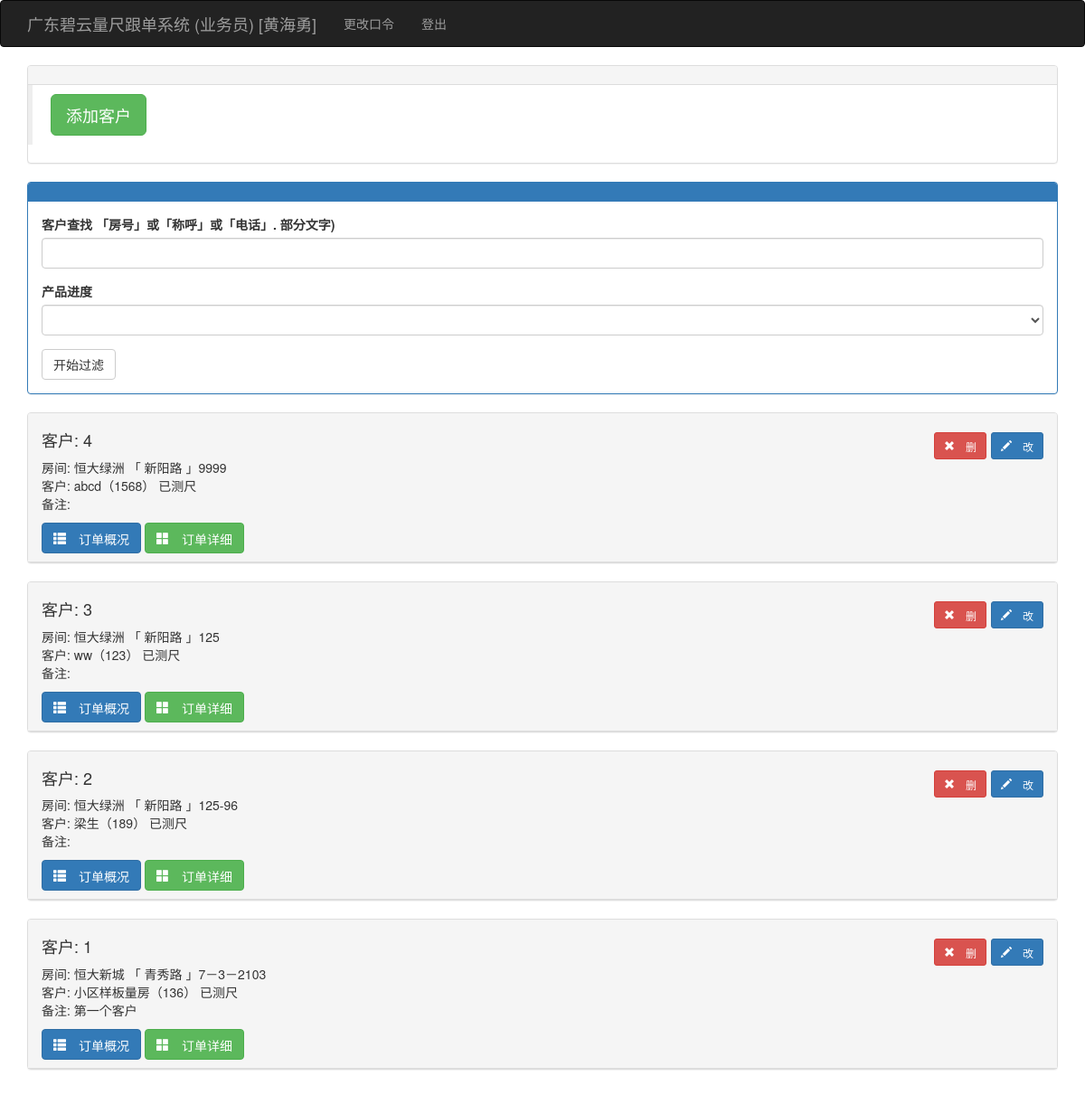
Page /kehulist (signed in) on the committed database.
### app/models.py (models this page shows, shortened)
class User(UserMixin, db.Model):
    __tablename__ = 'users'
    id = db.Column(db.Integer, primary_key=True)
    user = db.Column(db.String(64), unique=True, index=True)
    pin = db.Column(db.String(64))
    username = db.Column(db.String(64))
    tel = db.Column(db.String(32))
    role = db.Column(db.String(64))
    isuse = db.Column(db.Boolean, default=False)
    beizhu = db.Column(db.String(64))
    kehus = db.relationship('Kehu', backref='user', lazy='dynamic')
    @login_manager.user_loader
    def load_user(user_id):
        return User.query.get(int(user_id))

class Kehu(db.Model):
    __tablename__ = 'kehus'
    id = db.Column(db.Integer, primary_key=True)
    user_id = db.Column(db.Integer, db.ForeignKey('users.id'))
    xiaoqu_id = db.Column(db.Integer, db.ForeignKey('xiaoqus.id'))
    fangjian = db.Column(db.String(64))
    chenghu = db.Column(db.String(64))
    tel = db.Column(db.String(64))
    zje = db.Column(db.Float)
    beizhu = db.Column(db.String(64))
    status = db.Column(db.Integer, default=1)  # 1已测尺、2已下单、3已安装、4已清款
    time0 = db.Column(db.DateTime(), default=datetime.utcnow)
    time1 = db.Column(db.DateTime())
    time2 = db.Column(db.DateTime())
    time3 = db.Column(db.DateTime())
    dingdans = db.relationship('Dingdan', backref='kehu', lazy='dynamic')

class Xiaoqu(db.Model):
    __tablename__ = 'xiaoqus'
    id = db.Column(db.Integer, primary_key=True)
    xiaoqu = db.Column(db.String(64), unique=True, index=True)
    dizhi = db.Column(db.String(100))
    beizhu = db.Column(db.String(128))
    kehus = db.relationship('Kehu', backref='xiaoqu', lazy='dynamic')

### app/main/views.py (the view)
@main.route('/kehulist', methods=['GET', 'POST'])
@login_required
def kehulist():
    if current_user.role != '业务员':
        return redirect(url_for('main.index'))
    form = FindkhForm()
    user = current_user._get_current_object()
    if form.validate_on_submit():
        session['infostring'] = form.infostring.data
        session['status'] = form.status.data
        return redirect(url_for('main.kehulist'))
    if session.get('infostring') != None:
        infostring = '%' + session.get('infostring') + '%'
    else:
        infostring = '%'
    prewhere = session.get('infostring')
    status = session.get('status', 0)
    kehus = Kehu.query.filter(Kehu.user == current_user._get_current_object()).filter(
        or_(Kehu.fangjian.like(infostring), Kehu.chenghu.like(infostring),
            Kehu.tel.like(infostring))).order_by(Kehu.id.desc())  # .order_by(Guke.outtime.desc())
    form.infostring.data = session.get('infostring', '')
    form.status.data = status
    return render_template('kehulist.html', kehus=kehus, form=form, prewhere=prewhere, status=status)  # ,

### app/main/forms.py
class FindkhForm(FlaskForm):
    infostring = StringField('客户查找 「房号」或「称呼」或「电话」. 部分文字)')
    status = SelectField('产品进度', coerce=int)
    submit = SubmitField('开始过滤')
    def __init__(self, *args, **kwargs):
        super(FindkhForm, self).__init__(*args, **kwargs)
        self.status.choices = [(0, ''), (1, '已量尺'), (2, '已下单'), (3, '已订货'), (6, '已收货'),
                               (7, '安装中'), (8, '安装完成'), (9, '已清款')]  #, (4, '已入库'), (5, '已发货')

### manage.py (called while the page is built)
def set_var(var):  # 设置全局变量
    global_var[0] = var
    return ""

def get_var():  # 获取全局变量
    return global_var[0]

### app/templates/kehulist.html (shortened to what this page needs)
{% extends "base.html" %}
{% import "bootstrap/wtf.html" as wtf %}
{% block page_content %}
    <div class="panel panel-default">
        <div class="panel-heading"></div>
        <div class="post-body">
            <blockquote>
                <a class="btn btn-success btn-lg" href="{{ url_for('main.addkehu') }}">添加客户</a>
            </blockquote>
        </div>
    </div>
    <div class="panel panel-primary">
        <div class="panel-heading">
        </div>
        <div class="panel-body">
                {{ wtf.quick_form(form) }}
        </div>
    </div>
    {% for kehu in kehus %}
        {% if get_var() == 1 %}
                <div class="panel panel-default">
                    <div class="panel-heading"><h4>客户: {{ kehu.id }}
                        <span class="pull-right">
                    <a class="btn btn-danger glyphicon glyphicon-remove btn-sm"
                       href="{{ url_for('main.delkehu', id=kehu.id) }}"> 删</a>
                    <a class="btn btn-primary glyphicon glyphicon-pencil btn-sm"
                       href="{{ url_for('main.editkehu', id=kehu.id) }}"> 改</a>
                    </span>
                    </h4>
                        <ul class="list-unstyled">
                            <li>房间: {{ kehu.xiaoqu.xiaoqu }} 「 {{ kehu.xiaoqu.dizhi }} 」{{ kehu.fangjian }}</li>
                            <li>客户: {{ kehu.chenghu }}（{{ kehu.tel }}）
                                {% if kehu.status == 1 %}
                                    已测尺
                                {% elif kehu.status == 2 %}
                                    已下单
                                {% elif kehu.status == 3 %}
                                    已安装
                                {% elif kehu.status == 4 %}
                                    已清款
                                {% else %}
                                    状态有误
                                {% endif %}
                            </li>
                            <li>备注: {{ kehu.beizhu }}</li>
                        </ul>
                        <button type="button" class="btn btn-primary glyphicon glyphicon-th-list" data-toggle="collapse"
                                data-target="#c{{ kehu.id }}">
                            订单概况
                        </button>
                        <a class="btn btn-success glyphicon glyphicon-th-large"
                           href="{{ url_for('main.showkehudd', id=kehu.id) }}"> 订单详细</a>
                    </div>
                </div>
        {% endif %}
    {% endfor %}
{% endblock %}

### app/templates/base.html (shortened to what this page needs)
{% extends "bootstrap/base.html" %}
{% import 'render_listcp.html' as macors %}
{% block head %}
{{ super() }}
<link rel="stylesheet" type="text/css" href="{{ url_for('static', filename='styles.css') }}">
{% endblock %}
{% block navbar %}
<div class="navbar navbar-inverse" role="navigation">
    <div class="container">
        <div class="navbar-header">
            <a class="navbar-brand" href="{{ url_for('main.index') }}">广东碧云量尺跟单系统 ({{ current_user.role }}) [{{ current_user.username }}] </a>
        </div>
        <div class="navbar-collapse collapse">
            <ul class="nav navbar-nav">
                {% if current_user.is_authenticated %}
                <li><a href="{{ url_for('auth.change_pin') }}">更改口令</a></li>
                <li><a href="{{ url_for('auth.logout') }}">登出</a></li>
                {% endif %}
            </ul>
        </div>
    </div>
</div>
{% endblock %}
{% block content %}
<div class="container">
    {% block page_content %}{% endblock %}
</div>
{% endblock %}

### rows in the picture
User: role "业务员", username "黄海勇"
Kehu: id "4", xiaoqu.xiaoqu "恒大绿洲", xiaoqu.dizhi "新阳路", fangjian "9999", chenghu "abcd", tel "1568", status "已测尺"
Kehu: id "3", xiaoqu.xiaoqu "恒大绿洲", xiaoqu.dizhi "新阳路", fangjian "125", chenghu "ww", tel "123", status "已测尺"
Kehu: id "2", xiaoqu.xiaoqu "恒大绿洲", xiaoqu.dizhi "新阳路", fangjian "125-96", chenghu "梁生", tel "189", status "已测尺"
Kehu: id "1", xiaoqu.xiaoqu "恒大新城", xiaoqu.dizhi "青秀路", fangjian "7－3－2103", chenghu "小区样板量房", tel "136", status "已测尺", beizhu "第一个客户"
